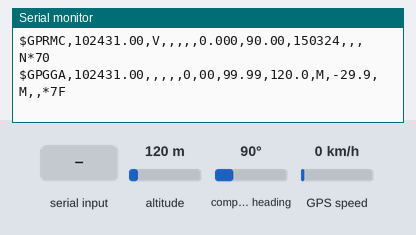
Simulated run of this sketch. Board: Arduino Uno, built with avr-gcc and run on an emulated ATmega328P. Shown: the last lines printed to the serial monitor. The test bench sets the inputs (shaded band); at power-on: altitude 120 m, compass heading 90°, GPS speed 0 km/h. The GPS gets a fix after 3 s at 37.7749, -122.4194 with 8 satellites.

Above: at 1.2 s.
1.3 s: altitude set to 20 m
At 2.8 s:
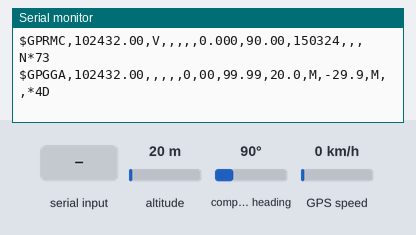
4.5 s: "1" received over the second serial link
At 4.9 s:
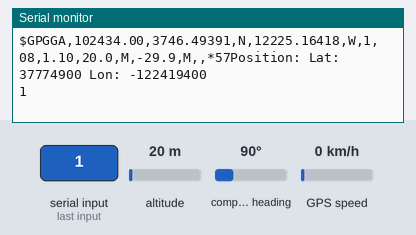
7.5 s: compass heading set to 269°
At 8.8 s:
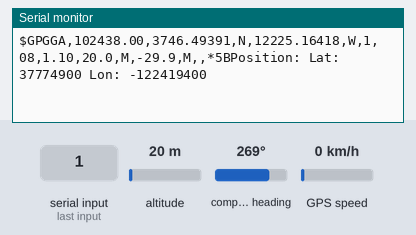
10.5 s: GPS speed set to 2 km/h
At 11.4 s:
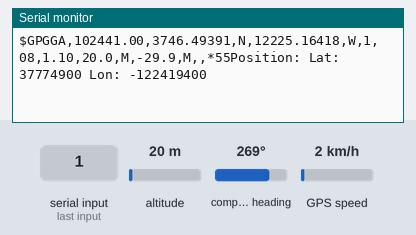
12.0 s: compass heading set to 7°
At 12.8 s:
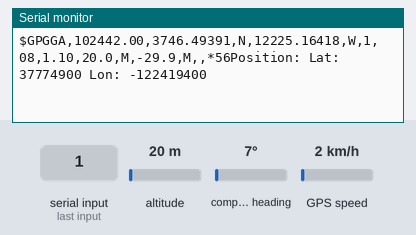
13.5 s: GPS speed set to 60 km/h
At 14.8 s:
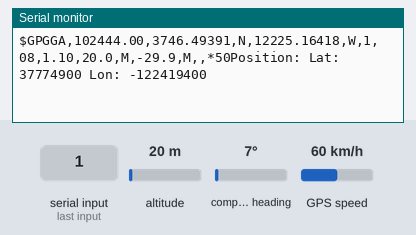
Timing chart, 0 to 16.5 s (numbered marks = the images above; inputs shaded):
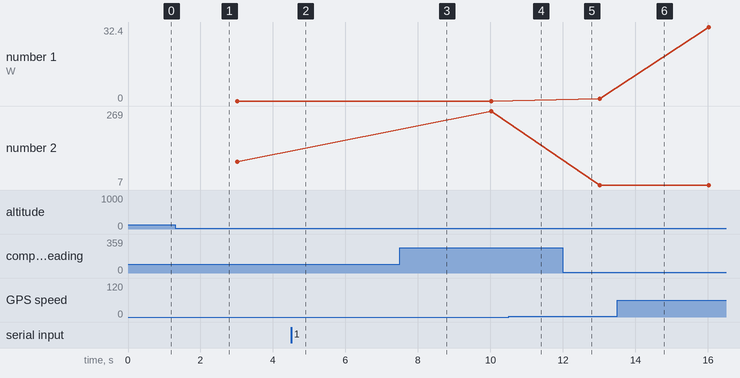

The sketch:

GPS.ino
```cpp
#include <SoftwareSerial.h>;
#include <TinyGPS.h>;
SoftwareSerial mySerial(10, 11); // RX, TX
TinyGPS gps; // create gps object
long lat, lon; // create variable for latitude and longitude object
void setup() {
// Open serial communications and wait for port to open:
Serial.begin(57600);
while (!Serial) ; // wait for serial port to connect. Needed for native USB port only
Serial.println("TIF LABS");
mySerial.begin(9600); // set the data rate for the SoftwareSerial port
mySerial.println("ABHINANDAN");
}
void loop() {
// run over and over
if (mySerial.available()) {
char c = mySerial.read();
Serial.write( c );
if (gps.encode( c )) {
// encode gps data

gps.get_position(&lat,&lon); // get latitude and longitude
Serial.print("Position: "); // display position
Serial.print("Lat: ");
Serial.print(lat); // print latitude
Serial.print(" Lon: ");
Serial.println(lon); // print longitude
}
}
}
```

Measured:
- after the input at 1.3 s, the serial monitor: prints a new line after 0.73 s (image 1)
- after the input at 4.5 s, the serial monitor: prints a new line at once (image 2)
- after the input at 7.5 s, the serial monitor: prints a new line after 0.52 s (image 3)
- after the input at 10.5 s, the serial monitor: prints a new line after 0.52 s (image 4)
- after the input at 12.0 s, the serial monitor: prints a new line at once (image 5)
- after the input at 13.5 s, the serial monitor: prints a new line after 0.52 s (image 6)
- plotted number 1: 1.08 → 32.4 after the input at 13.5 s
- plotted number 2: 90 → 269 after the input at 7.5 s
